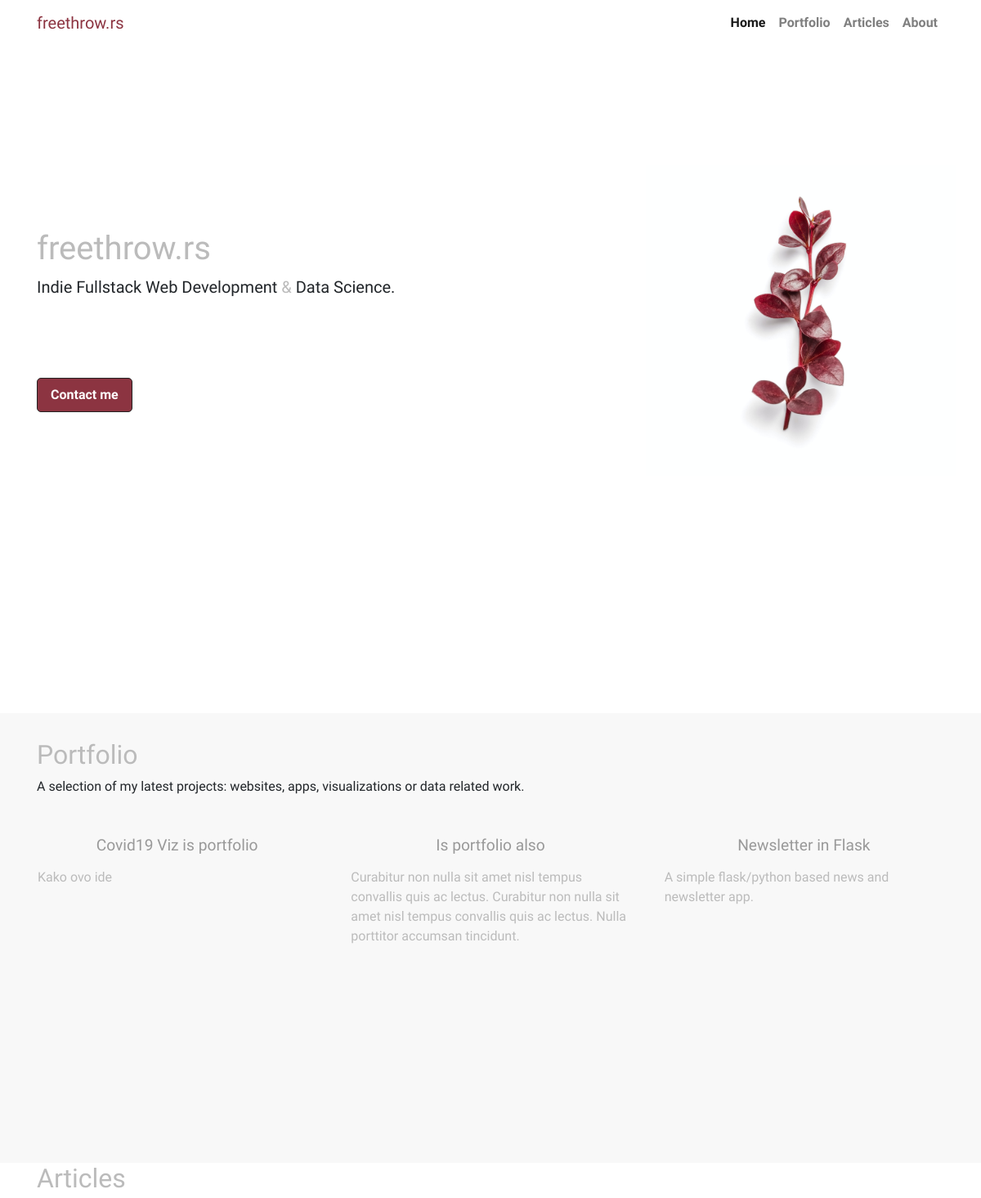
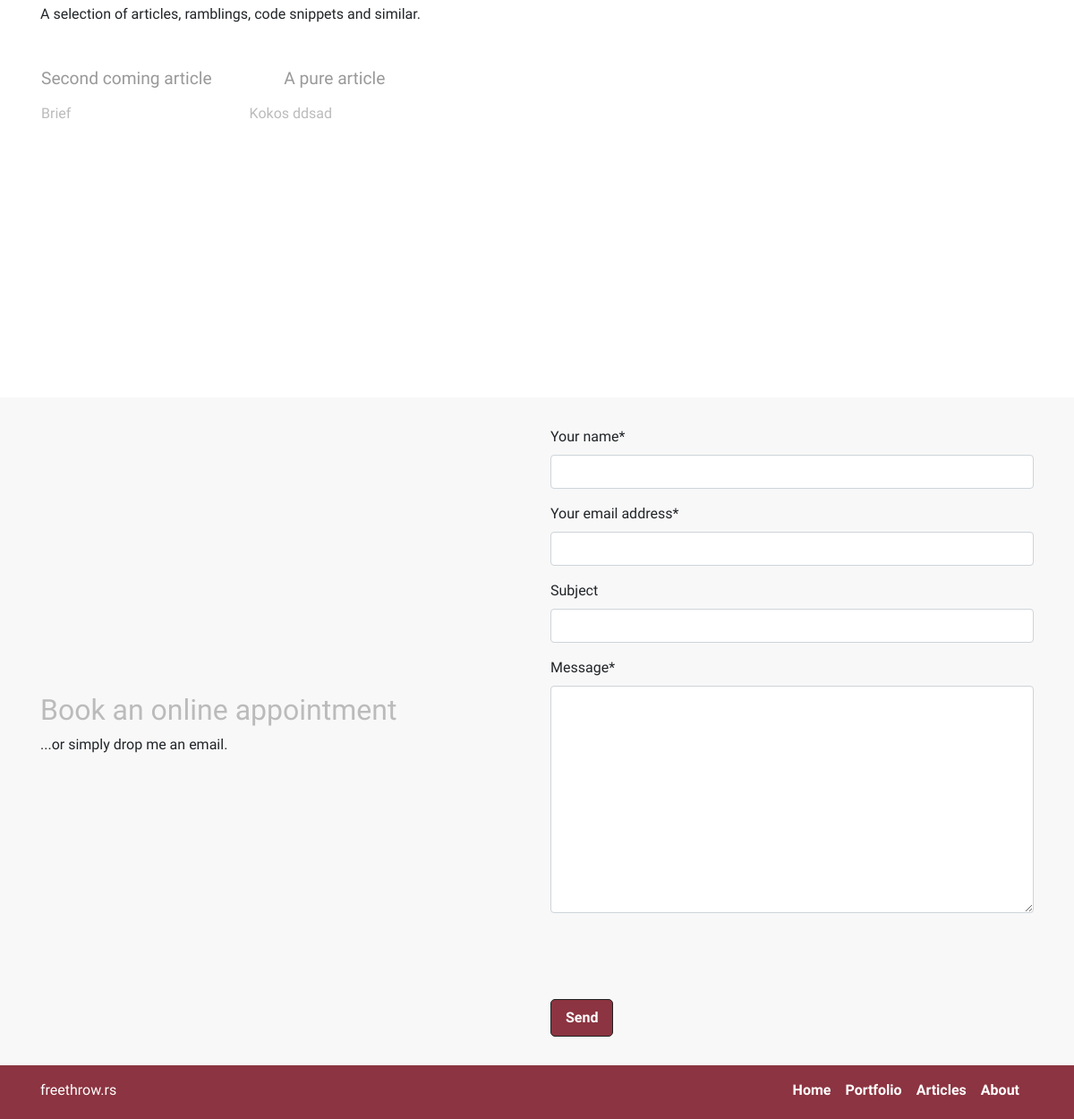
The page / on the database its author committed (2 pictures, top to bottom).
### articles/models.py (models this page shows, shortened)
class Article(models.Model):
    title = models.CharField(max_length=200)
    body = models.TextField(blank=True, null=True)
    short = models.TextField()
    cover = models.ForeignKey('Picture', null=True, blank=True, on_delete=models.CASCADE, related_name='cover_img')
    slug = AutoSlugField(populate_from='title')
    is_portfolio = models.BooleanField(default = False)
    weigth = models.IntegerField(default = 1)

### articles/views.py (the view, shortened to what this page needs)
# urls.py: path('',homePage2, name='home'),
def homePage2(request):
    articles = Article.objects.order_by('-weigth').all()
    if request.method == 'GET':
        form = ContactForm()
    return render(request, "home2.html", {'form': form, 'articles':articles})

### articles/forms.py
class ContactForm(forms.Form):
    name = forms.CharField(label='Your name', max_length=100, required=True)
    email = forms.EmailField(label='Your email address', required=True)
    subject = forms.CharField(label='Subject',required = False)
    message = forms.CharField(label='Message', widget=forms.Textarea, required=True)

### templates/home2.html (shortened to what this page needs)
{% extends 'base.html' %}
{% load cloudinary %}
{% load crispy_forms_tags %}
{% block content %}
<header>
    <div class="container-sm">
        <div class="row align-items-center">
            <div class="col-md-8">
                <h1 class="logo" id="head-logo">freethrow.rs</h1>
                <blockquote class="blockquote">Indie Fullstack Web Development <span class="logo">&</span> Data Science.</blockquote>
                <div class="links">
                      <a href="#contact" class="button">Contact me</a>
                </div>
            </div>
            <div class="col-md-4 paprika">
            </div>
        </div>
    </div>
</header>
<section id="portfolio">
    <div class="container-sm">
        <div class="row">
            <div class="col">
                <h2 class="logo">Portfolio</h2>
                <p>A selection of my latest projects: websites, apps, visualizations or data
                    related work.</p>
            </div>
            <div class="grid">
                {% for item in articles  %}
                    {% if item.is_portfolio %}
                        <div class="item">
                            <h4>{{ item.title }}</h4>
                            <p>{{ item.short }}</p>
                        </div>
                    {% endif %}
                {% endfor %}
          </div>
        </div>
    </div>
</section>
<section id="articles">
<div class="container">
  <div class="row">
     <div class="col">
        <h2 class="logo">Articles</h2>
        <p>A selection of articles, ramblings, code snippets and similar.</p>
      </div>
  </div>
  <div class="row">
    <div class="grid">
        {% for item in articles  %}
            {% if not item.is_portfolio %}
                <div class="item">
                    <h4>{{ item.title }}</h4>
                    <p>{{ item.short }}</p>
                </div>
            {% endif %}
        {% endfor %}
  </div>
  </div>
</div>
</section>
<section id="contact">
<div class="container">
  <div class="row align-items-center">
    <div class="col-md">
      <h2 class="logo">Book an online appointment</h2>
      <p>...or simply drop me an email.</p>
    </div>
    <div class="col-md">
      <div class="contact-form">
         <form method="post">
            {{ form|crispy }}
            <div class="form-actions">
              <button type="submit" class="button">Send</button>
            </div>
        </form>
      </div>
    </div>
  </div>
</div>
</section>
{% endblock content %}

### static/css/style.css (style rules this page uses)
body { font-family: 'Fira Sans', sans-serif; min-height: 100vh; padding-top: 4.5rem; display:flex; flex-direction: column; }
section { flex:1; }
html { scroll-behavior: smooth; }
.logo { font-family: 'Lobster', cursive; color:#bbb; }
header { height:100vh; width:100%; }
#portfolio { background-color: #f8f8f8; padding:2rem 0; }
.paprika { background-image: url("biljka.jpg"); background-repeat: no-repeat; background-position: center; background-size: contain; height:80vh; margin:0; padding: 0; }
.grid { display: grid; grid-template-columns: repeat(3,1fr); gap:10px; }
.item { padding:1rem; display:flex; flex-direction: column; align-items: flex-start; justify-content: flex-start; height: 400px; color:#bbb; }
.item>h4 { margin: 1rem auto; font-size: 1.2rem; color:#999; }
.button { text-decoration: none; display:inline-block; border:1px solid #222; background-color:#8C3441; color:#fff; padding:0.5rem 1rem; font-weight: 600; margin-top: 5rem; border-radius: 5px; }
a.button { text-decoration: none; }
#contact { background-color: #f8f8f8; padding:2rem 0; }

### rows shown on the page
Article: title "Covid19 Viz is portfolio", short "Kako ovo ide"
Article: title "Is portfolio also", short "Curabitur non nulla sit amet nisl tempus convallis quis ac lectus. Curabitur non nulla sit amet nisl tempus convallis quis ac lectus. Nulla porttitor accumsan tincidunt."
Article: title "Newsletter in Flask", short "A simple flask/python based news and newsletter app."
Article: title "Second coming article", short "Brief"
Article: title "A pure article", short "Kokos ddsad"
